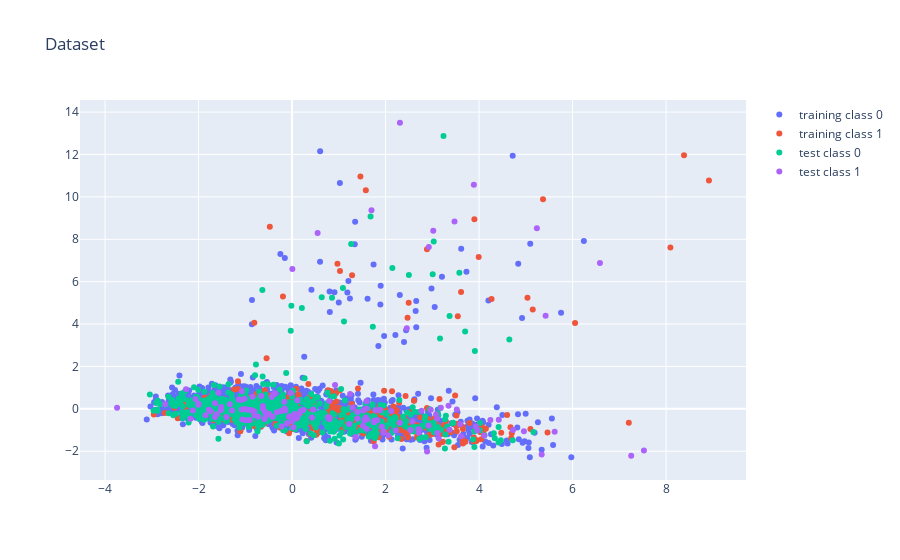

Notebook code cell kept with this figure:
### Code cell
classes = np.unique(ytrain)

fig = go.Figure()
fig.add_trace(
    go.Scatter(x=xtrain[ytrain == classes[0], 0], y=xtrain[ytrain == classes[0], 1], mode='markers',
               name='training class 0'))
fig.add_trace(
    go.Scatter(x=xtrain[ytrain == classes[1], 0], y=xtrain[ytrain == classes[1], 1], mode='markers',
               name='training class 1'))
fig.add_trace(go.Scatter(x=xtest[ytest == classes[0], 0], y=xtest[ytest == classes[0], 1], mode='markers',
                         name='test class 0'))
fig.add_trace(go.Scatter(x=xtest[ytest == classes[1], 0], y=xtest[ytest == classes[1], 1], mode='markers',
                         name='test class 1'))
fig.update_layout(title='Dataset')
fig.show()

### Figure 1 — Plotly figure (JSON) as saved in the notebook; plotly's stock layout.template omitted (floating-point values rounded to 4 significant figures; data arrays with more than 128 entries replaced by an {"elided": "..."} marker saying what was removed)
{"data": [{"mode": "markers", "name": "training class 0", "type": "scatter", "x": {"elided": "2331 float values"}, "y": {"elided": "2331 float values"}}, {"mode": "markers", "name": "training class 1", "type": "scatter", "x": {"elided": "412 float values"}, "y": {"elided": "412 float values"}}, {"mode": "markers", "name": "test class 0", "type": "scatter", "x": {"elided": "770 float values"}, "y": {"elided": "770 float values"}}, {"mode": "markers", "name": "test class 1", "type": "scatter", "x": {"elided": "145 float values"}, "y": {"elided": "145 float values"}}], "layout": {"title": {"text": "Dataset"}}}
